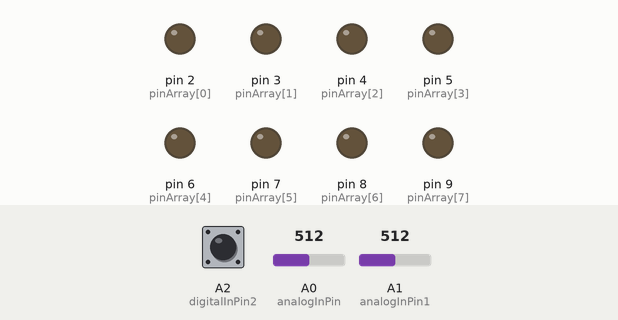
The sketch below on a simulated Arduino Uno, built with avr-gcc and run on an emulated ATmega328P. Shown: output pins drawn as LEDs (lit = HIGH). Dashed ring = blinking. Inputs (shaded band) come from the test bench; at power-on: A0 (analogInPin) = 512, A2 (digitalInPin2) HIGH, A1 (analogInPin1) = 512.

Above: at 1.2 s.
1.3 s: A0 (analogInPin) set to 598
2.8 s: A0 (analogInPin) set to 619
At 3.01 s:
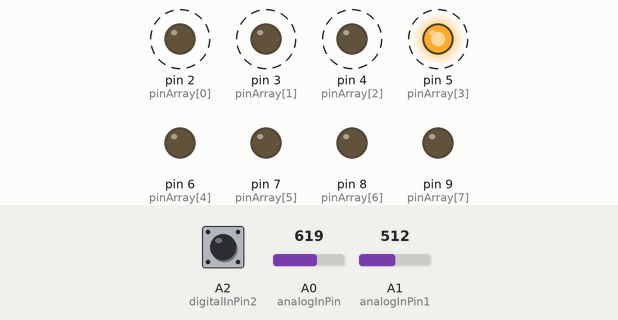
At 3.41 s:
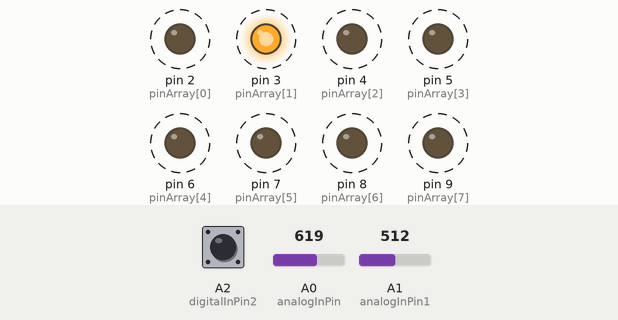
5.8 s: A2 (digitalInPin2) pulled LOW for 1 s
At 7.94 s:
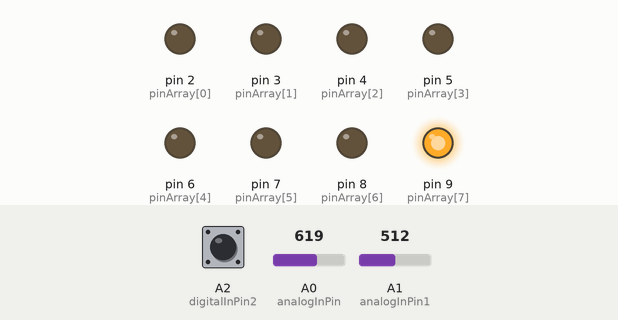
9.8 s: A2 (digitalInPin2) pulled LOW for 3.2 s
At 10.02 s:
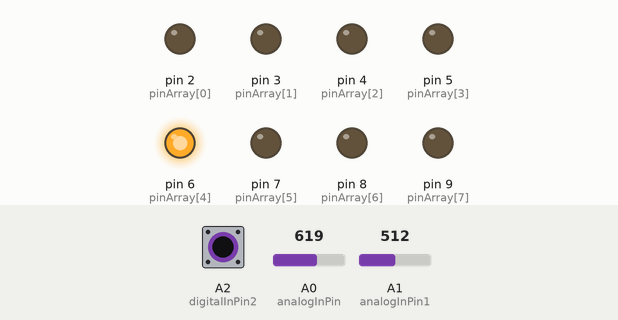
14.5 s: A1 (analogInPin1) set to 306
17.5 s: A1 (analogInPin1) set to 716
Timing chart, 0 to 21.5 s (numbered marks = the images above; inputs shaded):
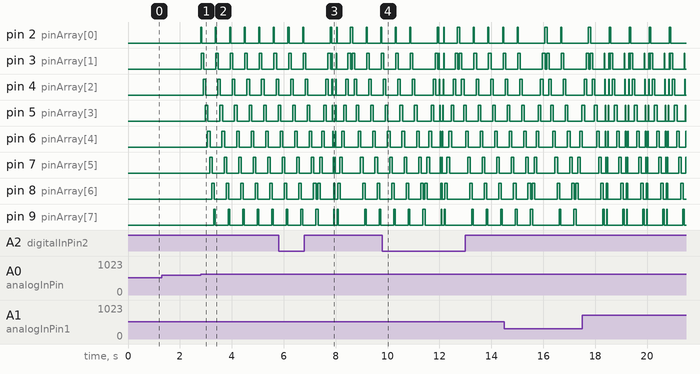

The sketch:

Night_Rider_Joystick.ino
```cpp
int pinArray[] = {2, 3, 4, 5, 6, 7, 8, 9};
int count = 0;
int timer;

unsigned long delaytime = 100;
int sensorValue = 0; // value read from the pot
int outputValue = 0; // value output to the PWM (analog out)
const int analogInPin = A0;

int sensorValue1 = 0; // value read from the pot
int outputValue1 = 0; // value output to the PWM (analog out)
const int analogInPin1 = A1;

int sensorValue2 = 0; // value read from the pot
int outputValue2 = 0; // value output to the PWM (analog out)
//const int digitalInPin1 = A2;
const int digitalInPin2 = A2;

void setup()  {
  for (count=0;count<8;count++) {
  pinMode(pinArray[count], OUTPUT);
  }
  pinMode(A2, INPUT_PULLUP);
  // Zet het display uit voor het geval dat hij aan stond:
//  lc.shutdown(0, false);
//  // Zet de helderheid op gemiddeld:
//  lc.setIntensity(0, 4);
//  // Maak het scherm leeg:
//  lc.clearDisplay(0);
}

void loop() {

   sensorValue = analogRead(analogInPin);
  // map it to the range of the analog out:
  outputValue = map(sensorValue, 0, 1023, 0, 255);

  sensorValue1 = analogRead(analogInPin1);
  // map it to the range of the analog out:
  outputValue1 = map(sensorValue1, 0, 1023, 0, 255);

  sensorValue2 = digitalRead(digitalInPin2);
  // map it to the range of the digital out:
  outputValue2 = map(sensorValue2, 0, 1023, 0, 255);
  outputValue2 = sensorValue2;

  if (outputValue1 < 100) {
    f_ledStandaard();
  }

  if (outputValue1 > 150) {
    f_Booster();
  }

  if (outputValue < 100 ) {
    f_ledLinks();
  }

  if (outputValue > 150 ) {
    f_ledRechts();
  }

  if (outputValue2 == 0 ) {
    f_ledStandaard();
    f_Booster();
    f_ledLinks();
    f_ledRechts();
  }
}
```

Booster.ino
```cpp
 void f_Booster(){

  timer = 5;

  for (count=0;count<7; count++) {
    digitalWrite(pinArray[count + 1], HIGH);
    delay(timer);
    digitalWrite(pinArray[count], LOW);
    delay(timer*2);
  }
  for (count=7;count>0; count--) {
    digitalWrite(pinArray[count - 1], HIGH);
    delay(timer);
    digitalWrite(pinArray[count], LOW);
    delay(timer*2);
  }
  digitalWrite(pinArray[count], LOW);
}
```

Links.ino
```cpp
 void f_ledLinks(){

  timer = 20;

  for (count=7;count>0; count--) {
    digitalWrite(pinArray[count], HIGH);
    delay(timer);
    digitalWrite(pinArray[count - 1], HIGH);
    delay(timer);
    digitalWrite(pinArray[count], LOW);
    delay(timer*2);
  }
  digitalWrite(pinArray[count], LOW);
 }
```

Rechts.ino
```cpp
void f_ledRechts(){

  timer = 20;

  for (count=0;count<7; count++) {
        digitalWrite(pinArray[count], HIGH);
        delay(timer);
        digitalWrite(pinArray[count + 1], HIGH);
        delay(timer);
        digitalWrite(pinArray[count], LOW);
        delay(timer*2);
       }
       digitalWrite(pinArray[count], LOW);
}
```

Standaard.ino
```cpp
void f_ledStandaard(){

  timer = 20;

  for (count=0;count<7; count++) {
    digitalWrite(pinArray[count], HIGH);
    delay(timer);
    digitalWrite(pinArray[count + 1], HIGH);
    delay(timer);
    digitalWrite(pinArray[count], LOW);
    delay(timer*2);
   }
  for (count=7;count>0; count--) {
    digitalWrite(pinArray[count], HIGH);
    delay(timer);
    digitalWrite(pinArray[count - 1], HIGH);
    delay(timer);
    digitalWrite(pinArray[count], LOW);
    delay(timer*2);
    }
    digitalWrite(pinArray[count], LOW);
}
```

Measured:
- the behaviour switches between 605 and 606 on A0 (analogInPin) (found by bisection; images 0 and 1)
- after the input at 1.3 s, every drawn part: stays the same
- after the input at 2.8 s, pin 2 (pinArray[0]): alternates HIGH for 0.04 s and LOW for 0.52 s, starting at once; pin 3 (pinArray[1]): alternates HIGH for 0.10 s and LOW for 0.46 s, starting at once
